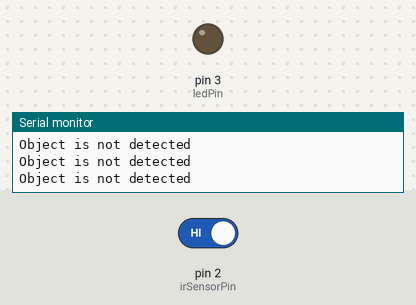
The sketch below on a simulated Arduino Uno, built with avr-gcc and run on an emulated ATmega328P. Parts: output pins drawn as LEDs (lit = HIGH), the last lines printed to the serial monitor. The inputs (shaded band) are chosen by the test bench; at power-on: pin 2 (irSensorPin) HIGH.

Above: at 2.8 s.
2.9 s: pin 2 (irSensorPin) driven LOW
At 4.0 s:
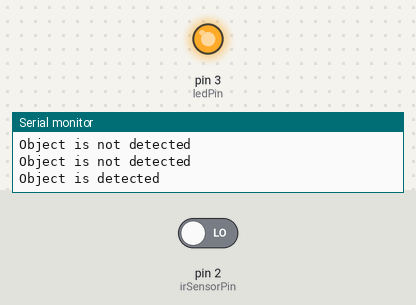
4.5 s: pin 2 (irSensorPin) driven HIGH
At 5.6 s:
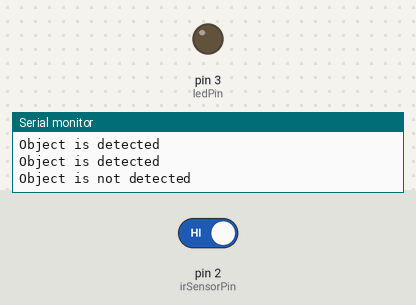
Timing chart, 0 to 7.5 s (numbered marks = the images above; inputs shaded):
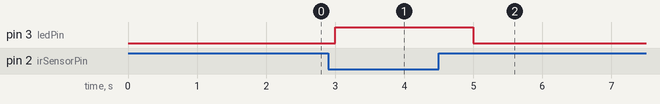

Measured:
- after the input at 2.9 s, pin 3 (ledPin): LOW → HIGH after 0.10 s
- after the input at 4.5 s, pin 3 (ledPin): HIGH → LOW after 0.50 s

The sketch:

IR_sensor.ino
```cpp
//Define pin numbers
const int ledPin = 3;
const int irSensorPin = 2;
void setup() {
    pinMode(ledPin, OUTPUT);
 pinMode(irSensorPin, INPUT);
Serial.begin(9600);
}
void loop() {
 int sensorState = digitalRead(irSensorPin);
 // The sensor outputs LOW when it detects an obstacle
 if (sensorState == LOW) {
 digitalWrite(ledPin, HIGH);
 Serial.print("Object is detected\n");
 } else {
 digitalWrite(ledPin, LOW);
 Serial.print("Object is not detected\n");
 }
 delay(1000); // Wait for 100 milliseconds
}
```

temp_sensor.c
```cpp
#include <DHT.h>
#define DHTPIN 2
#define DHTTYPE DHT11 // DHT 11 sensor

// Define LED pin
#define LED_PIN 13 // Use built-in LED on Arduino Uno (pin 13)
DHT dht(DHTPIN, DHTTYPE);
void setup() {
 Serial.begin(9600);
 dht.begin();

 pinMode(LED_PIN, OUTPUT); // Initialize LED pin as an output
}
void loop() {
 delay(2000); // Wait for sensor to stabilize
 // Read humidity and temperature
 float humidity = dht.readHumidity();
 float temperature = dht.readTemperature();
 // Check if any reads failed and exit early (to try again).
 if (isnan(humidity) || isnan(temperature)) {
 Serial.println("Failed to read from DHT sensor!");
 return;
 }
 // Print humidity and temperature to Serial Monitor
 Serial.print("Humidity: ");
 Serial.print(humidity);
 Serial.print(" %\t");
 Serial.print("Temperature: ");
 Serial.print(temperature);
 Serial.println(" °C");
 // Check if temperature exceeds 26°C
 if (temperature > 26.0) {
 digitalWrite(LED_PIN, HIGH); // Turn on the LED
 } else {
 digitalWrite(LED_PIN, LOW); // Turn off the LED
} }
```
